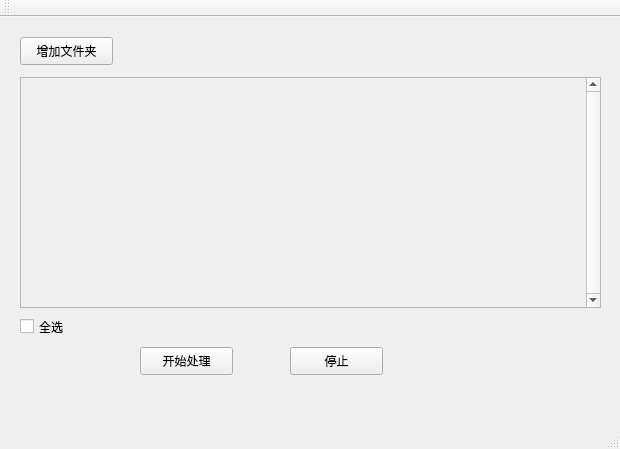
<?xml version="1.0" encoding="UTF-8"?>
<ui version="4.0">
 <class>MainWindow</class>
 <widget class="QMainWindow" name="MainWindow">
  <property name="geometry">
   <rect>
    <x>0</x>
    <y>0</y>
    <width>620</width>
    <height>449</height>
   </rect>
  </property>
  <property name="windowTitle">
   <string>正射影像批量生成工具</string>
  </property>
  <widget class="QWidget" name="centralWidget">
   <widget class="QPushButton" name="pushButton">
    <property name="geometry">
     <rect>
      <x>20</x>
      <y>20</y>
      <width>93</width>
      <height>28</height>
     </rect>
    </property>
    <property name="text">
     <string>增加文件夹</string>
    </property>
   </widget>
   <widget class="QScrollArea" name="taskListWidget">
    <property name="geometry">
     <rect>
      <x>20</x>
      <y>60</y>
      <width>581</width>
      <height>231</height>
     </rect>
    </property>
    <property name="verticalScrollBarPolicy">
     <enum>Qt::ScrollBarAlwaysOn</enum>
    </property>
    <property name="widgetResizable">
     <bool>true</bool>
    </property>
    <widget class="QWidget" name="scrollAreaWidgetContents">
     <property name="geometry">
      <rect>
       <x>0</x>
       <y>0</y>
       <width>558</width>
       <height>229</height>
      </rect>
     </property>
    </widget>
   </widget>
   <widget class="QPushButton" name="pushButton_3">
    <property name="geometry">
     <rect>
      <x>290</x>
      <y>330</y>
      <width>93</width>
      <height>28</height>
     </rect>
    </property>
    <property name="text">
     <string>停止</string>
    </property>
   </widget>
   <widget class="QPushButton" name="pushButton_4">
    <property name="geometry">
     <rect>
      <x>140</x>
      <y>330</y>
      <width>93</width>
      <height>28</height>
     </rect>
    </property>
    <property name="text">
     <string>开始处理</string>
    </property>
   </widget>
   <widget class="QCheckBox" name="checkBox">
    <property name="geometry">
     <rect>
      <x>20</x>
      <y>300</y>
      <width>91</width>
      <height>19</height>
     </rect>
    </property>
    <property name="text">
     <string>全选</string>
    </property>
   </widget>
  </widget>
  <widget class="QToolBar" name="mainToolBar">
   <attribute name="toolBarArea">
    <enum>TopToolBarArea</enum>
   </attribute>
   <attribute name="toolBarBreak">
    <bool>false</bool>
   </attribute>
  </widget>
  <widget class="QStatusBar" name="statusBar"/>
 </widget>
 <layoutdefault spacing="6" margin="11"/>
 <resources/>
 <connections/>
</ui>
